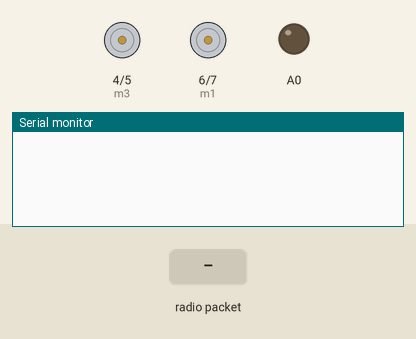
Bench run of a sketch on a simulated Arduino Uno, built with avr-gcc and run on an emulated ATmega328P. Parts: motor-driver pin pairs drawn as motors (green arrow = first pin HIGH = forward, orange = second pin HIGH = backward, longer = more drive), output pins drawn as LEDs (lit = HIGH), the last lines printed to the serial monitor. The test bench sets the inputs (shaded band). No radio packets arrive unless stated.

Above: at 1.2 s.
1.3 s: radio packet "1" arrives
At 2.4 s:
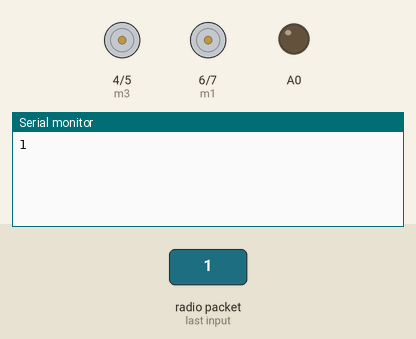
2.8 s: radio packet "2" arrives
At 3.6 s:
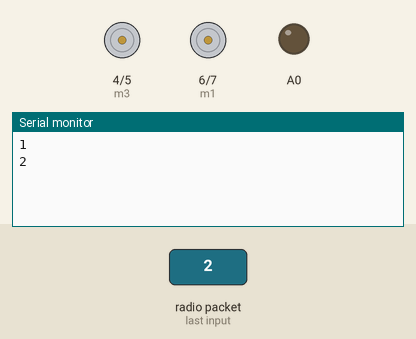
4.3 s: radio packet "3" arrives
At 4.7 s:
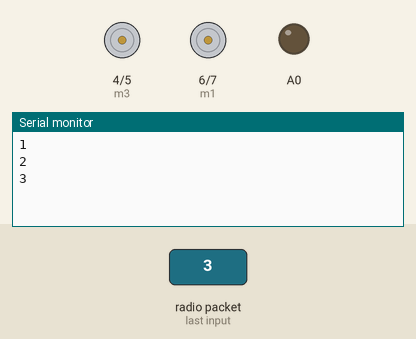
5.8 s: radio packet "4" arrives
At 7.1 s:
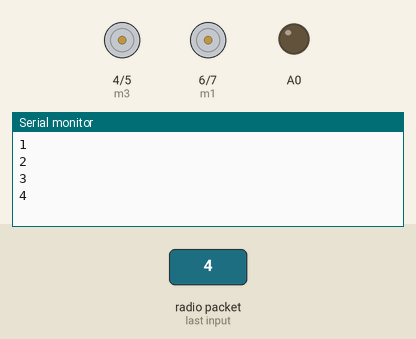
Timing chart, 0 to 8.3 s (numbered marks = the images above; inputs shaded):
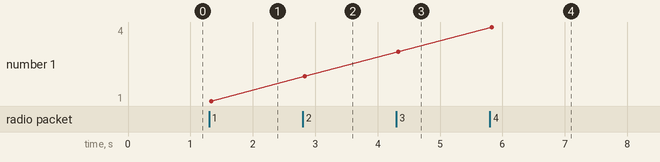

Measured:
- after the input at 1.3 s, the serial monitor: prints a new line at once (image 1)
- after the input at 2.8 s, the serial monitor: prints a new line at once (image 2)
- after the input at 4.3 s, the serial monitor: prints a new line at once (image 3)
- after the input at 5.8 s, the serial monitor: prints a new line at once (image 4)
- plotted number 1: 1 → 2 after the input at 2.8 s, 2 → 3 after the input at 4.3 s, 3 → 4 after the input at 5.8 s

The sketch:

forArdunio.ino
```cpp
#include<RF24.h>
#include<SPI.h>

#define m1 6
#define m2 7

#define m3 4
#define m4 5

int forward(){
  digitalWrite(m1,HIGH);
  digitalWrite(m2,LOW);

  digitalWrite(m3,HIGH);
  digitalWrite(m4,LOW);
  return 0;
};

int backward(){
  digitalWrite(m1,LOW);
  digitalWrite(m2,HIGH);

  digitalWrite(m3,LOW);
  digitalWrite(m4,HIGH);
  return 0;
}

int right(){
  digitalWrite(m3,HIGH);
  digitalWrite(m4,LOW);

  digitalWrite(m1,LOW);
  digitalWrite(m2,LOW);
  return 0;
}


int left(){
  digitalWrite(m3,LOW);
  digitalWrite(m4,LOW);

  digitalWrite(m1,HIGH);
  digitalWrite(m2,LOW);
  return 0;
}

RF24 radio(8,9);

void setup() {
  radio.begin();
  radio.setPALevel(RF24_PA_MAX);
  radio.setChannel(0x76);
  radio.setDataRate(RF24_250KBPS);
  radio.openReadingPipe(1, 0xE0E0F0F0E1LL);
  radio.enableDynamicPayloads();
  radio.powerUp();

  pinMode(m1,OUTPUT);
  pinMode(m2,OUTPUT);
  pinMode(m3,OUTPUT);
  pinMode(m4,OUTPUT);
  Serial.begin(9600);
  pinMode(A0,OUTPUT);
}

int releasex(){
  digitalWrite(m1,LOW);
  digitalWrite(m2,LOW);

  digitalWrite(m3,LOW);
  digitalWrite(m4,LOW);
  return 0;
}

int light(int val){
  digitalWrite(A0,val);
}

void loop() {
  char res[32] = {0};
  radio.startListening();
  if (radio.available()) {
    delay(30);
    radio.read(&res, sizeof(res));
    Serial.println(res);
    if(res[2]=='1'){
      light(1);
    }else{
      light(0);
    };
    if(res[0]=='1'){
      forward();
    }else if(res[0]=='2'){
      backward();
    }else if(res[0]=='3'){
      left();
    }else if(res[0]=='4'){
      right();
    }else{
      releasex();
    };
  }else{
    releasex();
  }
}
```
